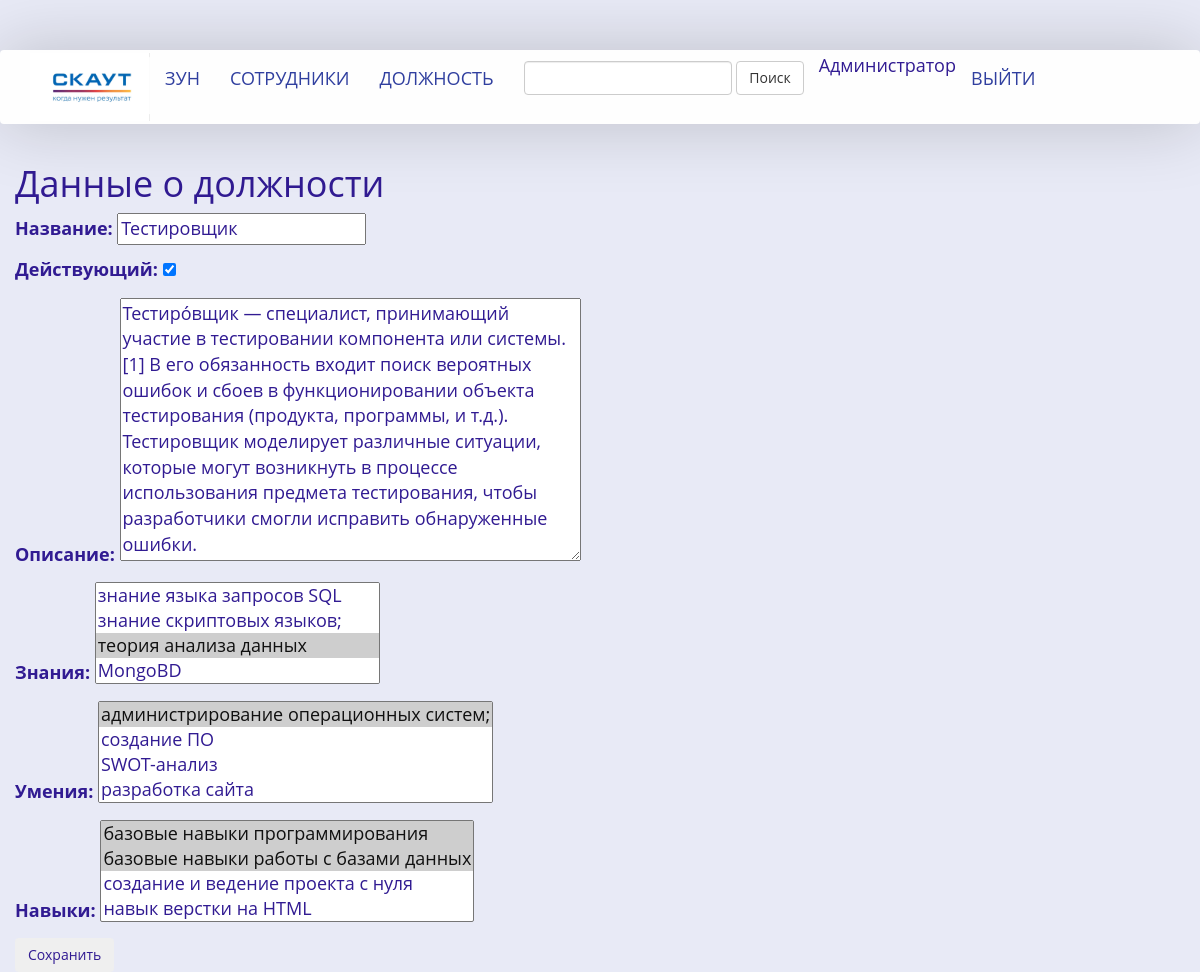
Screenshot of /jobs/post/1/edit/ (signed in) with the database file from the repository.
### cmp/models.py (models this page shows, shortened)
class Job(models.Model):
    name = models.CharField(max_length=30, blank=True, verbose_name='Название')
    is_active = models.BooleanField(default=True, verbose_name='Действующий')
    discription = models.TextField(max_length=500, blank=True, verbose_name='Описание')
    knowledge = models.ManyToManyField(Knowledge, related_name = 'know_list', verbose_name='Знания')
    proficiency = models.ManyToManyField(Proficiency, related_name = 'prof_list',verbose_name='Умения')
    skills = models.ManyToManyField(Skills, related_name = 'skills_list',verbose_name='Навыки')

class Knowledge(models.Model):
    name = models.CharField(max_length=200, blank=True, verbose_name='Название')
    discription = models.TextField(max_length=500, blank=True, verbose_name='Описание' )
    def __str__(self):
        return self.name

class Proficiency(models.Model):
    name = models.CharField(max_length=200, blank=True, verbose_name='Название')
    discription = models.TextField(max_length=500, blank=True, verbose_name='Описание')
    def __str__(self):
        return self.name

### cmp/views.py (the view)
# urls.py: url(r'^jobs/post/(?P<pk>\d+)/edit/$', views.post_edit_job, name='post_edit_jobs'),
@login_required
@permission_required('cmp.can_add_employee','cmp.can_change_employee','cmp.can_delete_employee')
def post_edit_job(request, pk):
    job = get_object_or_404(Job, pk=pk)
    if request.method == "POST":
        form = JobForm(request.POST, instance=job)
        if form.is_valid():
            job = form.save(commit=False)
            form.save()
            return redirect('/jobs/')
    else:
        form = JobForm(instance = job)
    return render(request, 'cmp/post_edit_j.html', {'form': form})

### cmp/forms.py
class JobForm(forms.ModelForm):
    class Meta:
        model = Job
        fields = ('name','is_active','discription','knowledge', 'proficiency','skills')

### cmp/models.py (called while the page is built)
    def __str__(self):
        return self.name

### cmp/templates/cmp/post_edit_j.html (shortened to what this page needs)
{% extends 'base_generic.html' %}
    {% block content %}
        <h1>Данные о должности</h1>
        <form method="POST" class="post-form">
            {{ form.as_p}}
            <button type="submit" class="save btn btn-Success">Сохранить</button>
        </form>
    {% endblock %}

### cmp/templates/base_generic.html (shortened to what this page needs)
<!DOCTYPE html>
<html lang="en">
  <head>
  <link rel="stylesheet" href="https://maxcdn.bootstrapcdn.com/bootstrap/3.3.7/css/bootstrap.min.css">
  {% load static %}
  <link rel="stylesheet" href="{% static 'css/styles.css' %}">
</head>
<body>
    <header>
    <nav class="navbar navbar-default menu">
      <div class="container">
        <div class="navbar-header">
          {% load static %}
           <a class="navbar-brand-right" href="{% url 'index' %}"><img src="{% static 'img/logo.jpg'%}" height="120" width="120"></a>
        </div>
        <div class="collapse navbar-collapse" id="bs-example-navbar-collapse-1">
        <ul class="nav navbar-nav">
          {% if user.is_staff %}
            <li><a href="{% url 'competences' %}">ЗУН</a></li>
            <li><a href="{% url 'employees' %}">Сотрудники</a></li>
            <li><a href="{% url 'jobs' %}">Должность</a></li>
            <form class="navbar-form navbar-left" role="search" method="get" action="{% url 'employees' %}">
                <div class="form-group">
                    <input type="text" class="form-control" name="q" value="{{ request.GET.q }}">
                </div>
                <button type="submit" class="btn btn-default">Поиск</button>
            </form>
          {% elif user.is_authenticated %}
            <li><a href="{% url 'profile' pk=request.user.employee.pk %}">Мой профиль</a></li>
          {% endif %}
          {% if user.is_authenticated %}
            <li>{{ user.get_full_name }}</li>
            <li><a href="{% url 'logout'%}?next={{request.path}}">Выйти</a></li>
          {% else %}
            <li><a href="{% url 'login'%}?next={{request.path}}">Войти</a></li>
          {% endif %}
          </ul>
        </div>
      </div>
    </nav>
  </header>
      <div class="content container">
            <div class="row">
            {% block content %}{% endblock %}
          </div>
      </div>
  </body>
</html>

### cmp/static/css/styles.css (style rules this page uses)
body { font-family: 'Open Sans', sans-serif; font-size: 18px; color: #311b92; background: #e8eaf6; font-weight: normal; }
img { max-width: 100%; height: auto; }
header { margin: 50px 0 5px; }
.menu { background: #fefefe; border: 0; box-shadow: 0 0 70px rgba(0, 0, 0, .19); padding: 3px 0; }
.navbar-default .navbar-nav > li > a { color: #303f9f; font-size: 18px; text-transform: uppercase; }

### rows the page displays
Job: name "Тестировщик", is_active "☑", discription "Тестиро́вщик — специалист, принимающий участие в тестировании компонента или системы.[1] В его обязанность входит поиск вероятных ошибок и сбоев в функционировании объекта тестирования (продукта, программы, и т.д.). Тестировщик моделирует различные ситуации, которые могут возникнуть в процессе использования предмета тестирования, чтобы разработчики смогли исправить обнаруженные ошибки."

### other values shown
{{ user.get_full_name }} "Администратор"
